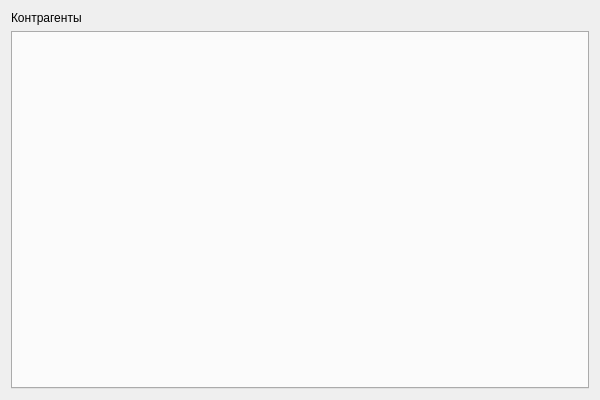
<?xml version="1.0" encoding="UTF-8"?>
<ui version="4.0">
 <class>ClientsWindowClass</class>
 <widget class="QWidget" name="ClientsWindowClass">
  <property name="geometry">
   <rect>
    <x>0</x>
    <y>0</y>
    <width>600</width>
    <height>400</height>
   </rect>
  </property>
  <property name="sizePolicy">
   <sizepolicy hsizetype="Maximum" vsizetype="Maximum">
    <horstretch>0</horstretch>
    <verstretch>0</verstretch>
   </sizepolicy>
  </property>
  <property name="minimumSize">
   <size>
    <width>600</width>
    <height>400</height>
   </size>
  </property>
  <property name="maximumSize">
   <size>
    <width>600</width>
    <height>400</height>
   </size>
  </property>
  <property name="windowTitle">
   <string>ClientsWindow</string>
  </property>
  <property name="styleSheet">
   <string notr="true"/>
  </property>
  <layout class="QGridLayout" name="gridLayout">
   <item row="0" column="0">
    <widget class="QLabel" name="name">
     <property name="text">
      <string>Контрагенты</string>
     </property>
    </widget>
   </item>
   <item row="1" column="0">
    <widget class="QTabWidget" name="tabWidget">
     <property name="maximumSize">
      <size>
       <width>600</width>
       <height>400</height>
      </size>
     </property>
     <property name="styleSheet">
      <string notr="true">.QTabWidget::pane {
	color: rgb(254, 255, 244);
}
.QTableView QTableCornerButton::section {
	background-color: rgb(71,153,176);
}
.QHeaderView::section {
    background-color: rgb(71,153,176);
    color: white;
    height: 35px;
    font: 14px;
}

QScrollBar:vertical {
    background: rgb(188, 224, 235);
}
.QScrollBar::handle:vertical {
    background: rgb(71, 153, 176);
 }
.QScrollBar:horizontal {
    background: rgb(188, 224, 235);
}
.QScrollBar::handle:horizontal {
    background: rgb(71, 153, 176);
 }
</string>
     </property>
     <property name="currentIndex">
      <number>-1</number>
     </property>
    </widget>
   </item>
  </layout>
 </widget>
 <layoutdefault spacing="6" margin="11"/>
 <resources/>
 <connections/>
</ui>
